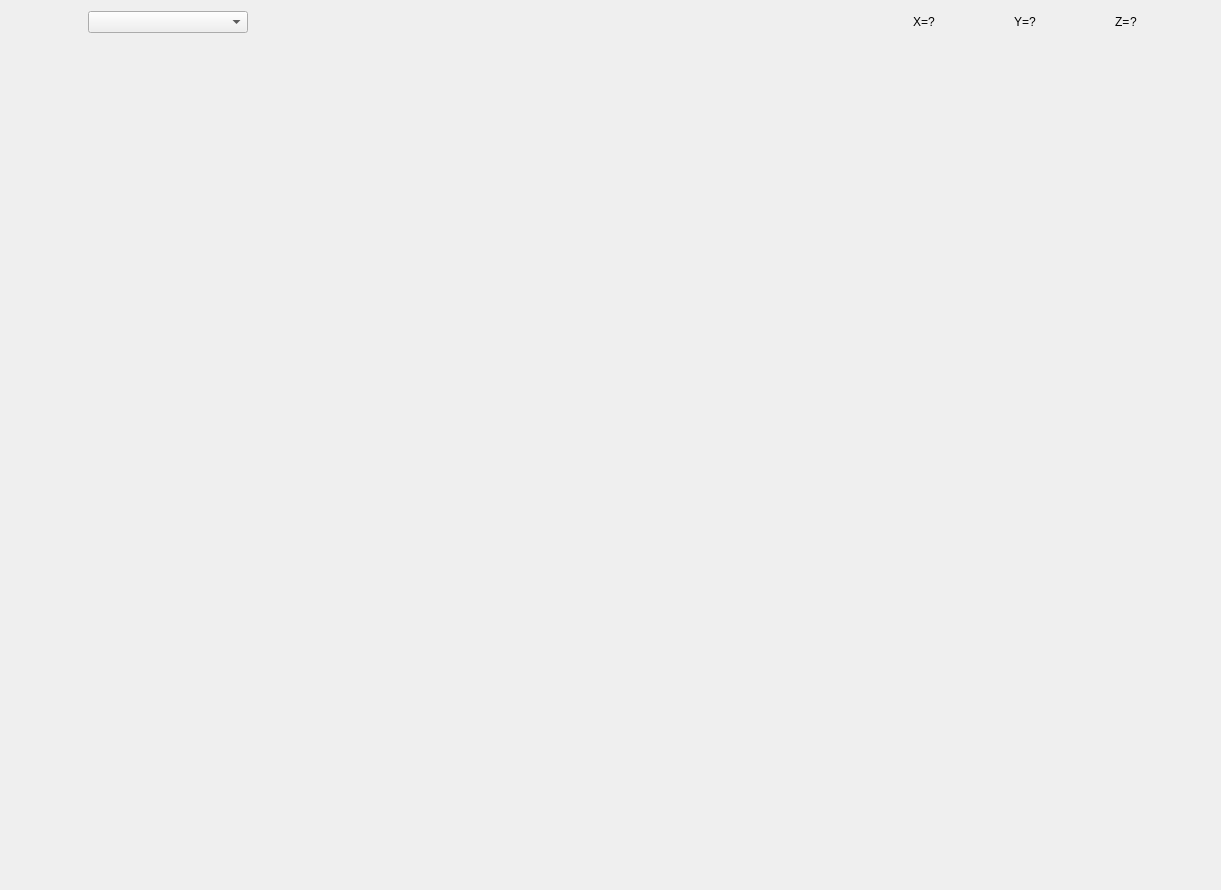
<?xml version="1.0" encoding="UTF-8"?>
<ui version="4.0">
 <class>ViewerWidgetUI</class>
 <widget class="QWidget" name="ViewerWidgetUI">
  <property name="geometry">
   <rect>
    <x>0</x>
    <y>0</y>
    <width>1221</width>
    <height>890</height>
   </rect>
  </property>
  <property name="windowTitle">
   <string>Transform</string>
  </property>
  <layout class="QGridLayout" name="gridLayout">
   <item row="0" column="0">
    <widget class="QWidget" name="widget_ControlView" native="true">
     <layout class="QHBoxLayout" name="horizontalLayout">
      <property name="spacing">
       <number>5</number>
      </property>
      <property name="leftMargin">
       <number>2</number>
      </property>
      <property name="topMargin">
       <number>0</number>
      </property>
      <property name="rightMargin">
       <number>0</number>
      </property>
      <property name="bottomMargin">
       <number>0</number>
      </property>
      <item>
       <widget class="QToolButton" name="btn_PreviousView">
        <property name="icon">
         <iconset resource="contexteditor.qrc">
          <normaloff>:/REMainWindow/icons/light/back.svg</normaloff>:/REMainWindow/icons/light/back.svg</iconset>
        </property>
        <property name="iconSize">
         <size>
          <width>12</width>
          <height>12</height>
         </size>
        </property>
        <property name="autoRaise">
         <bool>true</bool>
        </property>
       </widget>
      </item>
      <item>
       <widget class="QToolButton" name="btn_NextView">
        <property name="icon">
         <iconset resource="contexteditor.qrc">
          <normaloff>:/REMainWindow/icons/light/next.svg</normaloff>:/REMainWindow/icons/light/next.svg</iconset>
        </property>
        <property name="iconSize">
         <size>
          <width>12</width>
          <height>12</height>
         </size>
        </property>
        <property name="autoRaise">
         <bool>true</bool>
        </property>
       </widget>
      </item>
      <item>
       <widget class="QToolButton" name="btn_CloseView">
        <property name="icon">
         <iconset resource="contexteditor.qrc">
          <normaloff>:/REMainWindow/icons/light/cross.svg</normaloff>:/REMainWindow/icons/light/cross.svg</iconset>
        </property>
        <property name="iconSize">
         <size>
          <width>12</width>
          <height>12</height>
         </size>
        </property>
        <property name="autoRaise">
         <bool>true</bool>
        </property>
       </widget>
      </item>
      <item>
       <widget class="QComboBox" name="combo_view">
        <property name="minimumSize">
         <size>
          <width>160</width>
          <height>22</height>
         </size>
        </property>
        <property name="sizeAdjustPolicy">
         <enum>QComboBox::AdjustToContents</enum>
        </property>
       </widget>
      </item>
      <item>
       <widget class="QWidget" name="widget_Spacer" native="true">
        <property name="sizePolicy">
         <sizepolicy hsizetype="Preferred" vsizetype="Preferred">
          <horstretch>1</horstretch>
          <verstretch>0</verstretch>
         </sizepolicy>
        </property>
       </widget>
      </item>
      <item>
       <widget class="QWidget" name="widget_MouseCoords" native="true">
        <layout class="QHBoxLayout" name="horizontalLayout_7">
         <property name="leftMargin">
          <number>0</number>
         </property>
         <property name="topMargin">
          <number>0</number>
         </property>
         <property name="rightMargin">
          <number>0</number>
         </property>
         <property name="bottomMargin">
          <number>0</number>
         </property>
         <item>
          <layout class="QHBoxLayout" name="horizontalLayout_4">
           <property name="spacing">
            <number>0</number>
           </property>
           <item>
            <widget class="QLabel" name="label_PosX">
             <property name="text">
              <string>X=</string>
             </property>
            </widget>
           </item>
           <item>
            <widget class="QLabel" name="label_ValuePosX">
             <property name="minimumSize">
              <size>
               <width>80</width>
               <height>0</height>
              </size>
             </property>
             <property name="text">
              <string>?</string>
             </property>
            </widget>
           </item>
          </layout>
         </item>
         <item>
          <layout class="QHBoxLayout" name="horizontalLayout_5">
           <property name="spacing">
            <number>0</number>
           </property>
           <item>
            <widget class="QLabel" name="label_PosY">
             <property name="text">
              <string>Y=</string>
             </property>
            </widget>
           </item>
           <item>
            <widget class="QLabel" name="label_ValuePosY">
             <property name="minimumSize">
              <size>
               <width>80</width>
               <height>0</height>
              </size>
             </property>
             <property name="text">
              <string>?</string>
             </property>
            </widget>
           </item>
          </layout>
         </item>
         <item>
          <layout class="QHBoxLayout" name="horizontalLayout_6">
           <property name="spacing">
            <number>0</number>
           </property>
           <item>
            <widget class="QLabel" name="label_PosZ">
             <property name="text">
              <string>Z=</string>
             </property>
            </widget>
           </item>
           <item>
            <widget class="QLabel" name="label_ValuePosZ">
             <property name="minimumSize">
              <size>
               <width>80</width>
               <height>0</height>
              </size>
             </property>
             <property name="text">
              <string>?</string>
             </property>
            </widget>
           </item>
          </layout>
         </item>
        </layout>
       </widget>
      </item>
     </layout>
    </widget>
   </item>
   <item row="1" column="0">
    <widget class="QStackedWidget" name="view_stack">
     <property name="currentIndex">
      <number>-1</number>
     </property>
    </widget>
   </item>
  </layout>
 </widget>
 <layoutdefault spacing="6" margin="11"/>
 <resources>
  <include location="contexteditor.qrc"/>
 </resources>
 <connections/>
</ui>
